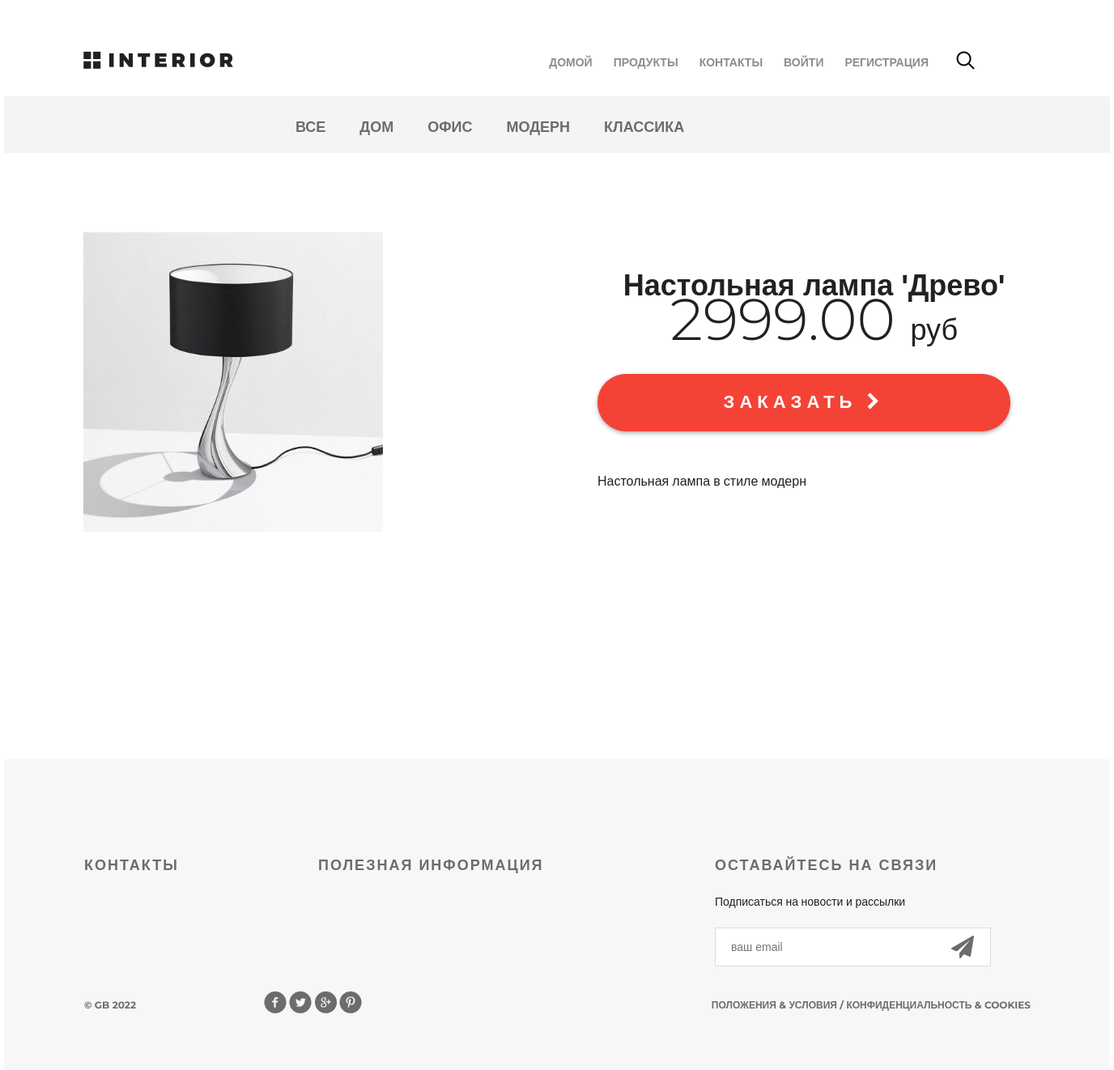
/product/1/, run on an earlier commit of the app's database.
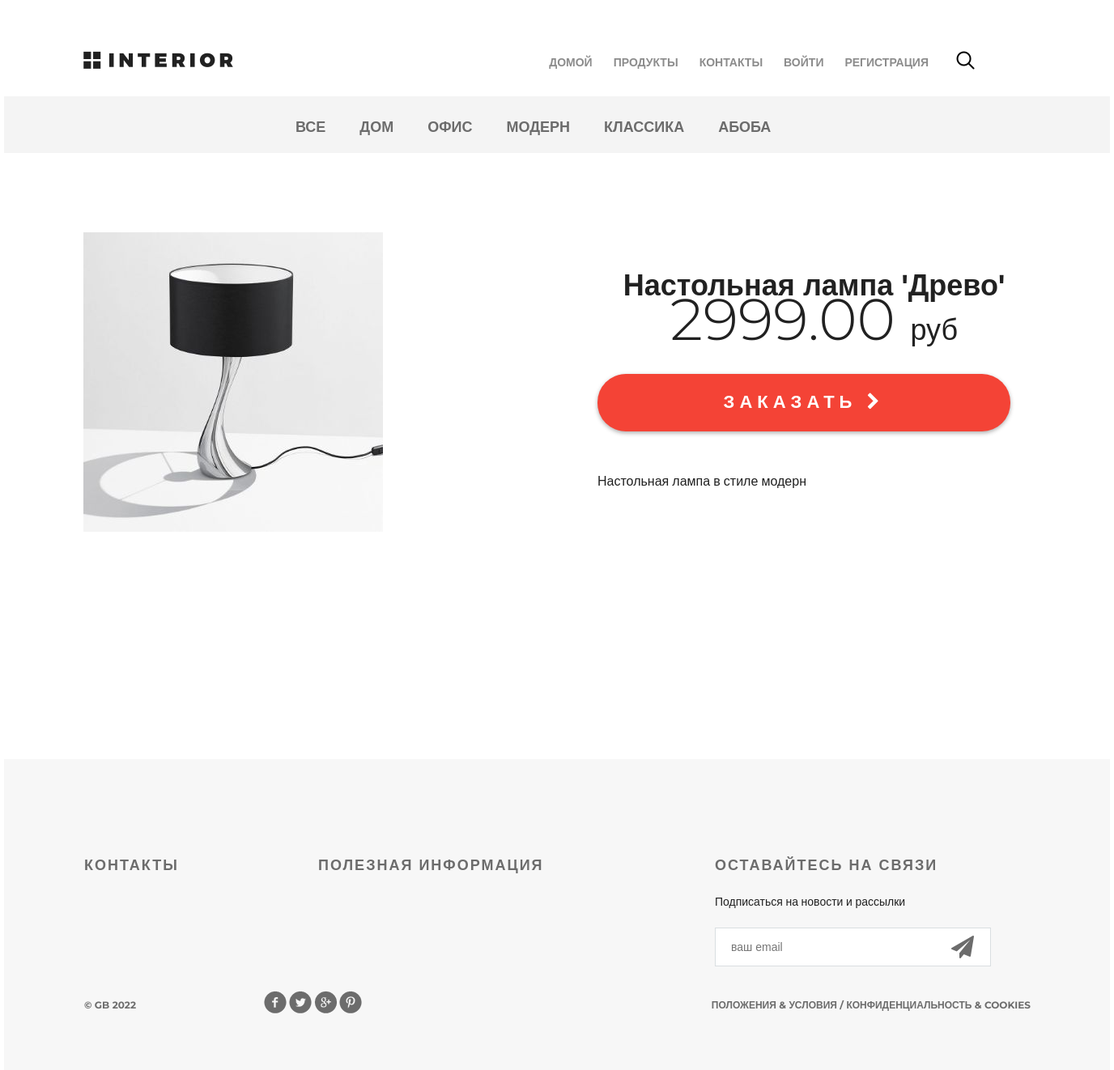
And on a later commit of the database.
### mainapp/models.py (models this page shows, shortened)
class Category(models.Model):
    name = models.CharField(max_length=25)
    description = models.CharField(max_length=140, blank=True)
    is_active = models.BooleanField(default=True)

### mainapp/views.py (the view)
# urls.py: path('product/<int:pk>/', mainapp.product, name='product'),
def product(request, pk):
    product = get_object_or_404(Product, pk=pk)
    categories = Category.objects.all()
    return render(request, 'mainapp/product.html', context={
        'title': product.name,
        'links_menu': Category.objects.all(),
        'product': product,
        'categories': categories
    })

### mainapp/templatetags/tags.py (called while the page is built)
@register.simple_tag
def current_year():
    return datetime.datetime.now().year

### mainapp/templates/mainapp/product.html
{% extends 'mainapp/includes/base.html' %}
{% load static %}
{% block content %}
	<div class="container">
		<div class="hero-white">
			{% include 'mainapp/includes/main_manu_inc.html' %}
		</div>
		<div class="details">
			{% include 'mainapp/includes/category_inc.html' %}
			<div class="details-products">
				<div class="details-slider">
					<div class="slider-product">
						<img src="{{product.image.url}}">
					</div>
				</div>
				<div class="description">
					<h3 class="big-bold">{{product.name}}</h3>
					<p class="price"> {{product.price}} <span>руб</span></p>
					<a href="{% url 'basket:add' product.id %}" class="red-button">
						заказать <i class="fa fa-chevron-right" aria-hidden="true"></i>
					</a>
					<div class="description-text">
						{{product.description|linebreaks}}
					</div>
				</div>
			</div>
{% endblock %}

### mainapp/templates/mainapp/includes/category_inc.html
<div class="links clearfix">
	<ul class="links-menu">
		{% with url_name=request.resolver_match.url_name %}
		{% with category_id=request.resolver_match.kwargs.pk %}
		<li><a href="{% url 'products' %}" class="{% if url_name == 'products' %}active{% endif %}">все</a></li>
		{% for category in categories %}
			<li><a href="{% url 'category' category.id %}" class="{% if url_name == 'category' and category_id == category.id %}active{% endif %}">{{category.name}}</a></li>
		{% endfor %}
		{% endwith %}
		{% endwith %}
	</ul>
</div>

What changed in the data, as far as the page shows it:
added Category: name "АБОБА"
